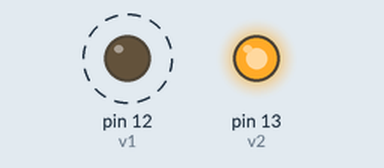
The sketch below on a simulated Arduino Uno, built with avr-gcc and run on an emulated ATmega328P. Parts: output pins drawn as LEDs (lit = HIGH). Dashed ring = blinking.

Above: at 0.5 s.
Timing chart, 0 to 3.0 s (numbered marks = the images above):
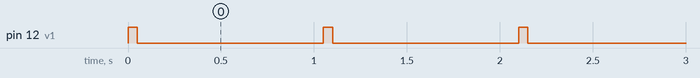

The sketch:

Actuator_test.ino
```cpp
int v1 = 12;
int v2 = 13;

void setup() {
  pinMode(v1, OUTPUT);
  pinMode(v2, OUTPUT);
  digitalWrite(v2, HIGH);
}

void loop()
{
  digitalWrite(v1, HIGH);
  delay(50);
  digitalWrite(v1,LOW);
  delay(1000);
}
```

Measured:
- by itself, pin 12 (v1): alternates HIGH for 0.05 s and LOW for 1.0 s
